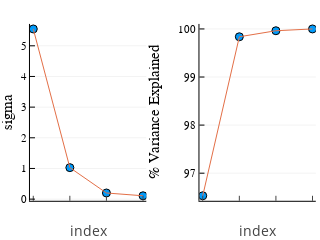

The cell this chart's notebook holds for it:
### Code cell
percent_variance_explained = 100cumsum(σ.^2) / sum(σ.^2)

p1 = scatter( σ,                          size=(300,200), label=:none, xlabel="index", ylabel="sigma",    xticks=:none )
plot!(σ, label=:none)
p2 = scatter( percent_variance_explained, size=(300,200), label=:none, xlabel="index", ylabel="% Variance Explained", xticks=:none )
plot!(percent_variance_explained, label=:none)
println( "σ and Cumulative Variance Explained\n")
plot( p1,p2 )

### Figure 1 — Plotly figure (JSON) as saved in the notebook; plotly's stock layout.template omitted (floating-point values rounded to 4 significant figures)
{"data": [{"colorbar": {"len": 0.8842, "title": {"text": ""}, "x": 0.4572, "y": 0.5382}, "legendgroup": "", "marker": {"color": "rgba(0, 154, 250, 1.000)", "line": {"color": "rgba(0, 0, 0, 1)", "width": 1}, "size": 8, "symbol": "circle"}, "mode": "markers", "name": "", "showlegend": false, "type": "scatter", "x": [1, 2, 3, 4], "xaxis": "x", "y": [5.55, 1.027, 0.2002, 0.109], "yaxis": "y"}, {"colorbar": {"len": 0.8842, "title": {"text": ""}, "x": 0.4572, "y": 0.5382}, "legendgroup": "", "line": {"color": "rgba(227, 111, 71, 1.000)", "dash": "solid", "shape": "linear", "width": 1}, "mode": "lines", "name": "", "showlegend": false, "type": "scatter", "x": [1, 2, 3, 4], "xaxis": "x", "y": [5.55, 1.027, 0.2002, 0.109], "yaxis": "y"}, {"colorbar": {"len": 0.8842, "title": {"text": ""}, "x": 0.9869, "y": 0.5382}, "legendgroup": "", "marker": {"color": "rgba(0, 154, 250, 1.000)", "line": {"color": "rgba(0, 0, 0, 1)", "width": 1}, "size": 8, "symbol": "circle"}, "mode": "markers", "name": "", "showlegend": false, "type": "scatter", "x": [1, 2, 3, 4], "xaxis": "x2", "y": [96.53, 99.84, 99.96, 100], "yaxis": "y2"}, {"colorbar": {"len": 0.8842, "title": {"text": ""}, "x": 0.9869, "y": 0.5382}, "legendgroup": "", "line": {"color": "rgba(227, 111, 71, 1.000)", "dash": "solid", "shape": "linear", "width": 1}, "mode": "lines", "name": "", "showlegend": false, "type": "scatter", "x": [1, 2, 3, 4], "xaxis": "x2", "y": [96.53, 99.84, 99.96, 100], "yaxis": "y2"}], "layout": {"annotations": [], "height": 200, "legend": {"bgcolor": "rgba(255, 255, 255, 1.000)", "bordercolor": "rgba(0, 0, 0, 1)", "borderwidth": 1, "font": {"color": "rgba(0, 0, 0, 1)", "family": "sans-serif", "size": 11}, "title": {"font": {"color": "rgba(0, 0, 0, 1)", "family": "sans-serif", "size": 15}, "text": ""}, "tracegroupgap": 0, "traceorder": "normal", "x": 1, "xanchor": "auto", "y": 1, "yanchor": "auto"}, "margin": {"b": 20, "l": 0, "r": 0, "t": 20}, "paper_bgcolor": "rgba(255, 255, 255, 1.000)", "plot_bgcolor": "rgba(255, 255, 255, 1.000)", "showlegend": true, "width": 300, "xaxis": {"anchor": "y", "domain": [0.09368, 0.4572], "gridcolor": "rgba(0, 0, 0, 0.1)", "gridwidth": 0.5, "linecolor": "rgba(0, 0, 0, 1)", "mirror": false, "range": [0.91, 4.09], "showgrid": false, "showline": true, "showticklabels": false, "tickangle": 0, "ticks": "inside", "title": {"text": "index"}, "type": "linear", "visible": true, "zeroline": false, "zerolinecolor": "rgba(0, 0, 0, 1)"}, "xaxis2": {"anchor": "y2", "domain": [0.6233, 0.9869], "gridcolor": "rgba(0, 0, 0, 0.1)", "gridwidth": 0.5, "linecolor": "rgba(0, 0, 0, 1)", "mirror": false, "range": [0.91, 4.09], "showgrid": false, "showline": true, "showticklabels": false, "tickangle": 0, "ticks": "inside", "title": {"text": "index"}, "type": "linear", "visible": true, "zeroline": false, "zerolinecolor": "rgba(0, 0, 0, 1)"}, "yaxis": {"anchor": "x", "domain": [0.09607, 0.9803], "gridcolor": "rgba(0, 0, 0, 0.1)", "gridwidth": 0.5, "linecolor": "rgba(0, 0, 0, 1)", "mirror": false, "range": [-0.05421, 5.713], "showgrid": true, "showline": true, "showticklabels": true, "tickangle": 0, "tickcolor": "rgb(0, 0, 0)", "tickfont": {"color": "rgba(0, 0, 0, 1)", "family": "sans-serif", "size": 11}, "tickmode": "array", "ticks": "inside", "ticktext": ["0", "1", "2", "3", "4", "5"], "tickvals": [0, 1, 2, 3, 4, 5], "title": {"font": {"color": "rgba(0, 0, 0, 1)", "family": "sans-serif", "size": 15}, "text": "sigma"}, "type": "linear", "visible": true, "zeroline": false, "zerolinecolor": "rgba(0, 0, 0, 1)"}, "yaxis2": {"anchor": "x2", "domain": [0.09607, 0.9803], "gridcolor": "rgba(0, 0, 0, 0.1)", "gridwidth": 0.5, "linecolor": "rgba(0, 0, 0, 1)", "mirror": false, "range": [96.43, 100.1], "showgrid": true, "showline": true, "showticklabels": true, "tickangle": 0, "tickcolor": "rgb(0, 0, 0)", "tickfont": {"color": "rgba(0, 0, 0, 1)", "family": "sans-serif", "size": 11}, "tickmode": "array", "ticks": "inside", "ticktext": ["97", "98", "99", "100"], "tickvals": [97, 98, 99, 100], "title": {"font": {"color": "rgba(0, 0, 0, 1)", "family": "sans-serif", "size": 15}, "text": "% Variance Explained"}, "type": "linear", "visible": true, "zeroline": false, "zerolinecolor": "rgba(0, 0, 0, 1)"}}}
